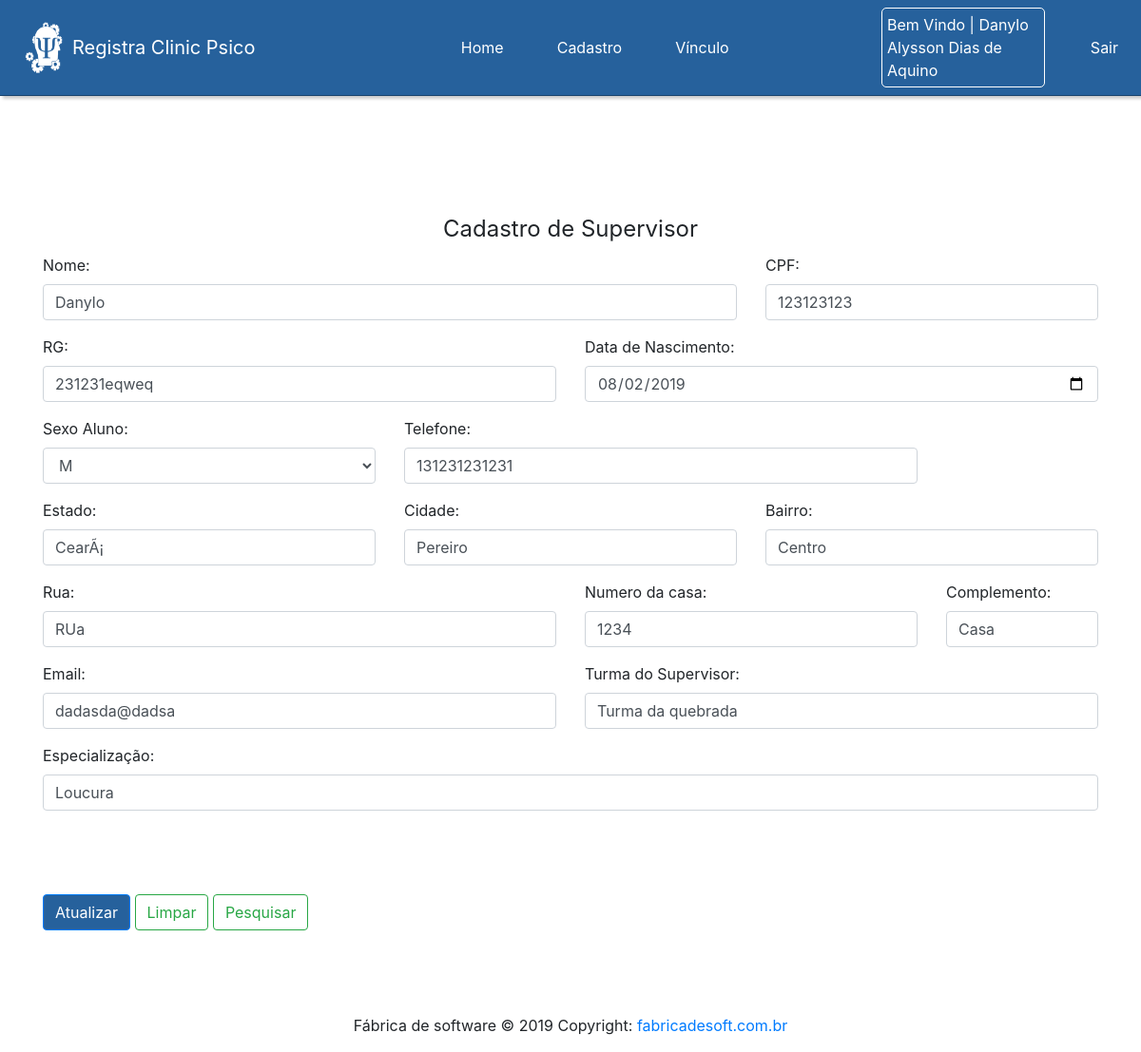
/telas/TelaSupervisor.php?editar=1 (signed in), run on the app's committed database.
### tables this page shows
CREATE TABLE IF NOT EXISTS `supervisor` (
  `idSupervisor` int(11) NOT NULL AUTO_INCREMENT,
  `bairroSupervisor` varchar(550) DEFAULT NULL,
  `cidadeSupervisor` varchar(500) DEFAULT NULL,
  `complementoSupervisor` varchar(300) DEFAULT NULL,
  `cpfSupervisor` varchar(20) DEFAULT NULL,
  `dataNascimentoSupervisor` varchar(15) DEFAULT NULL,
  `emailSupervisor` varchar(50) DEFAULT NULL,
  `enderecoNumeroSupervisor` varchar(16) DEFAULT NULL,
  `enderecoSupervisor` varchar(550) DEFAULT NULL,
  `especializacaoSupervisor` varchar(50) DEFAULT NULL,
  `estadoSupervisor` varchar(20) DEFAULT NULL,
  `nomeSupervisor` varchar(500) NOT NULL,
  `rgSupervisor` varchar(50) DEFAULT NULL,
  `sexoSupervisor` varchar(10) DEFAULT NULL,
  `telefoneSupervisor` varchar(20) DEFAULT NULL,
  `turmaSupervisor` varchar(40) DEFAULT NULL,
  PRIMARY KEY (`idSupervisor`)
);

### Supervisor/EditarSupervisor.php (called while the page is built, shortened)
<?php
if (isset($_GET['editar'])) {
	require '../Banco/conexao.php';
	$idSupervisor = $_GET['editar'];
	$banco = new Banco("localhost","psico","root","");
	$banco->query("SELECT * FROM supervisor WHERE idSupervisor = $idSupervisor");
	foreach ($banco->result() as $supervisor) {
		$nomeSupervisor =  $supervisor['nomeSupervisor'];
		$cpfSupervisor=  $supervisor['cpfSupervisor'];
		$rgSupervisor=  $supervisor['rgSupervisor'];
		$dataNascimentoSupervisor=  $supervisor['dataNascimentoSupervisor'];
		$sexoSupervisor=  $supervisor['sexoSupervisor'];
		$telefoneSupervisor=  $supervisor['telefoneSupervisor'];
		$estadoSupervisor=  $supervisor['estadoSupervisor'];
		$cidadeSupervisor=  $supervisor['cidadeSupervisor'];
		$bairroSupervisor=  $supervisor['bairroSupervisor'];
		$ruaSupervisor=  $supervisor['enderecoSupervisor'];
		$numCasaSupervisor=  $supervisor['enderecoNumeroSupervisor'];
		$complementoSupervisor=  $supervisor['complementoSupervisor'];
		$emailSupervisor=  $supervisor['emailSupervisor'];
		$turmaSupervisor=  $supervisor['turmaSupervisor'];
		$especializacaoSupervisor =  $supervisor['especializacaoSupervisor'];
	}
}
?>

### Banco/conexao.php (called while the page is built, shortened)
<?php
class Banco{
	private $pdo;
	private $array;
	public function __construct($host,$dbname,$dbuser,$dbpass){
		try{
			$this->pdo = new pdo("mysql:dbname=".$dbname.";host=".$host, $dbuser, $dbpass);
		}catch(PDOExeption $e){
			echo "Falhou :".$e->getMessage();
		}
	}
	public function query($sql){
		$query = $this->pdo->query($sql);
		$this->array = $query->fetchAll();
	}
	public function result(){
		return $this->array;
	}
}
?>

### telas/TelaSupervisor.php (the view, shortened to what this page needs)
<!doctype html>
<html lang="pt-br">
  <head>
    <link rel="stylesheet" href="https://stackpath.bootstrapcdn.com/bootstrap/4.3.1/css/bootstrap.min.css">
  </head>
  <body>
    <?php include_once '../Util/NavBar.php'; ?>
    <?php require_once '../Supervisor/EditarSupervisor.php'; ?>
  <br>
  <br>
  <br>
  <div class="container">
     <?php if(isset($_GET['editar'])):?>
    <form action="../Supervisor/EditarSupervisor.php" method="post">
    <?php else: ?>
    <form action="../Supervisor/CadastroSupervisor.php" method="post">
    <?php endif; ?>
      <fieldset>
        <legend class="fw" style="text-align: center;">Cadastro de Supervisor</legend>
        <div class="row">
        <div class="form-group col-sm-8">
          <label class="fw">Nome:</label>
          <input type="text" name="nomeSupervisor" class="form-control" value="<?php echo $nomeSupervisor; ?>">
        </div>
        <div class="form-group col-sm-4">
          <label class="fw">CPF:</label>
          <input type="text" name="cpfSupervisor" class="form-control" value="<?php echo $cpfSupervisor; ?>">
        </div>
        <div class="form-group col-sm-6">
          <label class="fw">RG:</label>
          <input type="text" name="rgSupervisor" class="form-control" value="<?php echo $rgSupervisor; ?>">
        </div>
        <div class="form-group col-sm-6">
          <label class="fw">Data de Nascimento:</label>
          <input type="date" name="dataNascimentoSupervisor" class="form-control" value="<?php echo $dataNascimentoSupervisor; ?>">
        </div>
        <div class="form-group col-sm-4">
          <label class="fw">Sexo Aluno:</label>
          <select name="sexoSupervisor" class="form-control">
            <option value="<?php echo $sexoSupervisor; ?>"><?php echo $sexoSupervisor; ?></option>
          </select>
        </div>
        <div class="form-group col-sm-6">
          <label  class="fw">Telefone:</label>
          <input type="text" name="telefoneSupervisor" class="form-control" value="<?php echo $telefoneSupervisor; ?>">
        </div>
        </div>
        <div class="row">
        <div class="form-group col-sm-4">
          <label class="fw">Estado:</label>
          <input type="text" name="estadoSupervisor" class="form-control" value="<?php echo $estadoSupervisor; ?>">
        </div>
        <div class="form-group col-sm-4">
          <label class="fw">Cidade:</label>
          <input type="text" name="cidadeSupervisor" class="form-control" value="<?php echo $cidadeSupervisor; ?>">
        </div>
        <div class="form-group col-sm-4">
          <label class="fw">Bairro:</label>
          <input type="text" name="bairroSupervisor" class="form-control" value="<?php echo $bairroSupervisor; ?>">
        </div>
        <div class="form-group col-sm-6">
          <label class="fw">Rua:</label>
          <input type="text" name="ruaSupervisor" class="form-control" value="<?php echo $ruaSupervisor; ?>">
        </div>
        <div class="form-group col-sm-4">
          <label class="fw">Numero da casa:</label>
          <input type="text" name="numCasaSupervisor" class="form-control" value="<?php echo $numCasaSupervisor; ?>">
        </div>
        <div class="form-group col-sm-2">
          <label class="fw">Complemento:</label>
          <input type="text" name="complementoSupervisor" class="form-control" value="<?php echo $complementoSupervisor; ?>">
        </div>
        <div class="form-group col-sm-6">
          <label class="fw">Email:</label>
          <input type="text" name="emailSupervisor" class="form-control" value="<?php echo $emailSupervisor; ?>">
        </div>
        <div class="form-group col-sm-6">
          <label class="fw">Turma do Supervisor:</label>
          <input type="text" name="turmaSupervisor" class="form-control" value="<?php echo $turmaSupervisor; ?>">
        </div>
        <div class="form-group col-sm-12">
          <label class="fw">Especialização:</label>
          <input type="text" name="especializacaoSupervisor" class="form-control" value="<?php echo $especializacaoSupervisor; ?>">
        </div>
        </div>
        <br>
        <br>
        <br>
         <?php if(isset($_GET['editar'])):?>
          <button
            type="submit" name="atualizar" value="atualizar" class="btn btn-outline-primary"
            style="background-color: #26619c; color: white;">
            Atualizar
          </button>
        <?php endif; ?>
        <button type="reset" class="btn btn-outline-success">Limpar</button>
        <a href="TelaPesquisaSupervisor.php" class="btn btn-outline-success">Pesquisar</a>
      </fieldset>
    </form>
  </div>
  <br>
  <br>
  <br>
  <?php include_once '../Util/Footer.php'; ?>
  </body>
</html>

### css/styleMenu.css (style rules this page uses)
body { font-family: 'Selvetica', sans-serif; }
.container { padding-top: 50px; }

### data on the page
supervisor: nomeSupervisor "Danylo", cpfSupervisor "123123123", rgSupervisor "231231eqweq", dataNascimentoSupervisor "08/02/2019", sexoSupervisor "M", telefoneSupervisor "131231231231", estadoSupervisor "CearÃ¡", cidadeSupervisor "Pereiro", bairroSupervisor "Centro", ruaSupervisor "RUa", numCasaSupervisor "1234", complementoSupervisor "Casa", emailSupervisor "dadasda@dadsa", turmaSupervisor "Turma da quebrada", especializacaoSupervisor "Loucura"

### other printed values
$_SESSION['nomeUsuario'] "Danylo Alysson Dias de Aquino"
